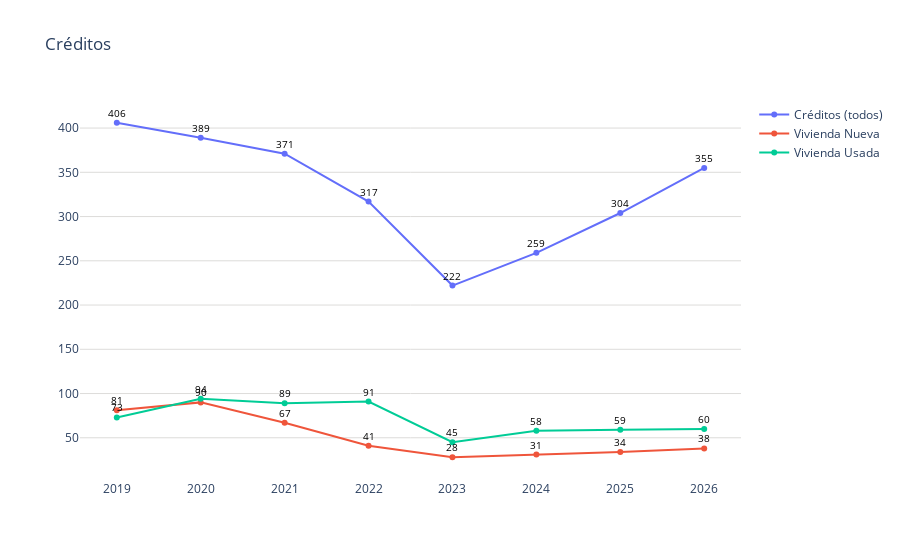

Here is the notebook cell this chart was saved with:
### Code cell
import plotly.graph_objects as go
import os
import plotly.io as pio
import locale

# Datos
trimestres = nuevo_df_3['trimestres']
modalidades = nuevo_df_3['modalidades']
montos = nuevo_df_3['montos']

fig = go.Figure()

# Agregar líneas para cada modalidad
for modalidad in modalidades.unique():
    df_modalidad = nuevo_df_3[nuevo_df_3['modalidades'] == modalidad]
    fig.add_trace(go.Scatter(
        x=df_modalidad['trimestres'],
        y=df_modalidad['montos'],
        mode='markers+lines',
        name=modalidad
    ))

fig.update_layout(
    title='Créditos',
    yaxis=dict(gridcolor='#dddcda'),
    plot_bgcolor='rgba(0,0,0,0)',  # Color de fondo del gráfico
)

for trace in fig.data:
    df_modalidad = nuevo_df_3[nuevo_df_3['modalidades'] == trace.name]
    for i, point in enumerate(trace.y):
        # No formatear el valor del monto como moneda
        fig.add_annotation(
            x=trace.x[i], 
            y=point, 
            text=f'{point}',  # Mostrar el valor simple del punto
            showarrow=False,
            font=dict(color='black', size=10),
            yshift=10
        )

# Exportar gráfica como archivo HTML
def guardar_grafico_como_html(fig, nombre_archivo, carpeta='assets/graficas'):
    # Crear la carpeta si no existe
    if not os.path.exists(carpeta):
        os.makedirs(carpeta)
    # Guardar la gráfica como archivo HTML en la carpeta especificada
    pio.write_html(fig, os.path.join(carpeta, f'{nombre_archivo}.html'))

# Exportar
guardar_grafico_como_html(fig, 'g_scatt_forecast_creditgral_cantidad_direct', carpeta='assets/graficas')
fig.show()

### Figure 1 — Plotly figure (JSON) as saved in the notebook; plotly's stock layout.template omitted (floating-point values rounded to 4 significant figures)
{"data": [{"mode": "markers+lines", "name": "Créditos (todos)", "type": "scatter", "x": [2019, 2020, 2021, 2022, 2023, 2024, 2025, 2026], "y": [406, 389, 371, 317, 222, 259, 304, 355]}, {"mode": "markers+lines", "name": "Vivienda Nueva", "type": "scatter", "x": [2019, 2020, 2021, 2022, 2023, 2024, 2025, 2026], "y": [81, 90, 67, 41, 28, 31, 34, 38]}, {"mode": "markers+lines", "name": "Vivienda Usada", "type": "scatter", "x": [2019, 2020, 2021, 2022, 2023, 2024, 2025, 2026], "y": [73, 94, 89, 91, 45, 58, 59, 60]}], "layout": {"annotations": [{"font": {"color": "black", "size": 10}, "showarrow": false, "text": "406", "x": 2019, "y": 406, "yshift": 10}, {"font": {"color": "black", "size": 10}, "showarrow": false, "text": "389", "x": 2020, "y": 389, "yshift": 10}, {"font": {"color": "black", "size": 10}, "showarrow": false, "text": "371", "x": 2021, "y": 371, "yshift": 10}, {"font": {"color": "black", "size": 10}, "showarrow": false, "text": "317", "x": 2022, "y": 317, "yshift": 10}, {"font": {"color": "black", "size": 10}, "showarrow": false, "text": "222", "x": 2023, "y": 222, "yshift": 10}, {"font": {"color": "black", "size": 10}, "showarrow": false, "text": "259", "x": 2024, "y": 259, "yshift": 10}, {"font": {"color": "black", "size": 10}, "showarrow": false, "text": "304", "x": 2025, "y": 304, "yshift": 10}, {"font": {"color": "black", "size": 10}, "showarrow": false, "text": "355", "x": 2026, "y": 355, "yshift": 10}, {"font": {"color": "black", "size": 10}, "showarrow": false, "text": "81", "x": 2019, "y": 81, "yshift": 10}, {"font": {"color": "black", "size": 10}, "showarrow": false, "text": "90", "x": 2020, "y": 90, "yshift": 10}, {"font": {"color": "black", "size": 10}, "showarrow": false, "text": "67", "x": 2021, "y": 67, "yshift": 10}, {"font": {"color": "black", "size": 10}, "showarrow": false, "text": "41", "x": 2022, "y": 41, "yshift": 10}, {"font": {"color": "black", "size": 10}, "showarrow": false, "text": "28", "x": 2023, "y": 28, "yshift": 10}, {"font": {"color": "black", "size": 10}, "showarrow": false, "text": "31", "x": 2024, "y": 31, "yshift": 10}, {"font": {"color": "black", "size": 10}, "showarrow": false, "text": "34", "x": 2025, "y": 34, "yshift": 10}, {"font": {"color": "black", "size": 10}, "showarrow": false, "text": "38", "x": 2026, "y": 38, "yshift": 10}, {"font": {"color": "black", "size": 10}, "showarrow": false, "text": "73", "x": 2019, "y": 73, "yshift": 10}, {"font": {"color": "black", "size": 10}, "showarrow": false, "text": "94", "x": 2020, "y": 94, "yshift": 10}, {"font": {"color": "black", "size": 10}, "showarrow": false, "text": "89", "x": 2021, "y": 89, "yshift": 10}, {"font": {"color": "black", "size": 10}, "showarrow": false, "text": "91", "x": 2022, "y": 91, "yshift": 10}, {"font": {"color": "black", "size": 10}, "showarrow": false, "text": "45", "x": 2023, "y": 45, "yshift": 10}, {"font": {"color": "black", "size": 10}, "showarrow": false, "text": "58", "x": 2024, "y": 58, "yshift": 10}, {"font": {"color": "black", "size": 10}, "showarrow": false, "text": "59", "x": 2025, "y": 59, "yshift": 10}, {"font": {"color": "black", "size": 10}, "showarrow": false, "text": "60", "x": 2026, "y": 60, "yshift": 10}], "plot_bgcolor": "rgba(0,0,0,0)", "title": {"text": "Créditos"}, "yaxis": {"gridcolor": "#dddcda"}}}
